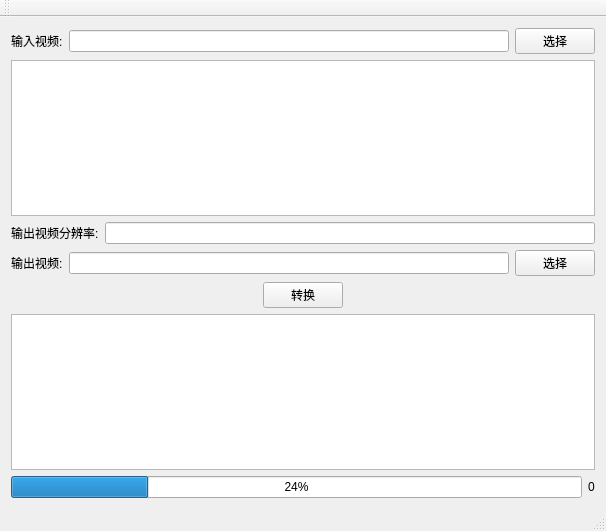
<?xml version="1.0" encoding="UTF-8"?>
<ui version="4.0">
 <class>MainWindow</class>
 <widget class="QMainWindow" name="MainWindow">
  <property name="geometry">
   <rect>
    <x>0</x>
    <y>0</y>
    <width>606</width>
    <height>531</height>
   </rect>
  </property>
  <property name="windowTitle">
   <string>fconvertor</string>
  </property>
  <widget class="QWidget" name="centralWidget">
   <layout class="QGridLayout" name="gridLayout">
    <item row="0" column="0">
     <layout class="QVBoxLayout" name="verticalLayout">
      <item>
       <layout class="QHBoxLayout" name="horizontalLayout">
        <item>
         <widget class="QLabel" name="label_input">
          <property name="text">
           <string>输入视频:</string>
          </property>
         </widget>
        </item>
        <item>
         <widget class="QLineEdit" name="lineEdit_input"/>
        </item>
        <item>
         <widget class="QPushButton" name="pushButton_input">
          <property name="text">
           <string>选择</string>
          </property>
         </widget>
        </item>
       </layout>
      </item>
      <item>
       <widget class="QTextBrowser" name="textBrowser_input"/>
      </item>
     </layout>
    </item>
    <item row="1" column="0">
     <layout class="QVBoxLayout" name="verticalLayout_4">
      <item>
       <layout class="QVBoxLayout" name="verticalLayout_3">
        <item>
         <layout class="QVBoxLayout" name="verticalLayout_2">
          <item>
           <layout class="QHBoxLayout" name="horizontalLayout_2">
            <item>
             <widget class="QLabel" name="label_size">
              <property name="text">
               <string>输出视频分辨率:</string>
              </property>
             </widget>
            </item>
            <item>
             <widget class="QLineEdit" name="lineEdit_size"/>
            </item>
           </layout>
          </item>
          <item>
           <layout class="QHBoxLayout" name="horizontalLayout_3">
            <item>
             <widget class="QLabel" name="label_output">
              <property name="text">
               <string>输出视频:</string>
              </property>
             </widget>
            </item>
            <item>
             <widget class="QLineEdit" name="lineEdit_output"/>
            </item>
            <item>
             <widget class="QPushButton" name="pushButton">
              <property name="text">
               <string>选择</string>
              </property>
             </widget>
            </item>
           </layout>
          </item>
          <item>
           <layout class="QHBoxLayout" name="horizontalLayout_4">
            <item>
             <spacer name="horizontalSpacer_2">
              <property name="orientation">
               <enum>Qt::Horizontal</enum>
              </property>
              <property name="sizeHint" stdset="0">
               <size>
                <width>40</width>
                <height>20</height>
               </size>
              </property>
             </spacer>
            </item>
            <item>
             <widget class="QPushButton" name="pushButton_2">
              <property name="text">
               <string>转换</string>
              </property>
             </widget>
            </item>
            <item>
             <spacer name="horizontalSpacer">
              <property name="orientation">
               <enum>Qt::Horizontal</enum>
              </property>
              <property name="sizeHint" stdset="0">
               <size>
                <width>40</width>
                <height>20</height>
               </size>
              </property>
             </spacer>
            </item>
           </layout>
          </item>
         </layout>
        </item>
        <item>
         <widget class="QTextBrowser" name="textBrowser_output"/>
        </item>
        <item>
         <layout class="QHBoxLayout" name="horizontalLayout_6">
          <item>
           <widget class="QProgressBar" name="progressBar_convert">
            <property name="value">
             <number>24</number>
            </property>
           </widget>
          </item>
          <item>
           <widget class="QLabel" name="label_per">
            <property name="text">
             <string>0</string>
            </property>
           </widget>
          </item>
         </layout>
        </item>
       </layout>
      </item>
     </layout>
    </item>
   </layout>
   <zorder></zorder>
   <zorder></zorder>
   <zorder>label_per</zorder>
   <zorder>progressBar_convert</zorder>
   <zorder></zorder>
  </widget>
  <widget class="QToolBar" name="mainToolBar">
   <attribute name="toolBarArea">
    <enum>TopToolBarArea</enum>
   </attribute>
   <attribute name="toolBarBreak">
    <bool>false</bool>
   </attribute>
  </widget>
  <widget class="QStatusBar" name="statusBar"/>
  <widget class="QMenuBar" name="menuBar">
   <property name="geometry">
    <rect>
     <x>0</x>
     <y>0</y>
     <width>606</width>
     <height>22</height>
    </rect>
   </property>
  </widget>
 </widget>
 <layoutdefault spacing="6" margin="11"/>
 <resources/>
 <connections/>
</ui>
